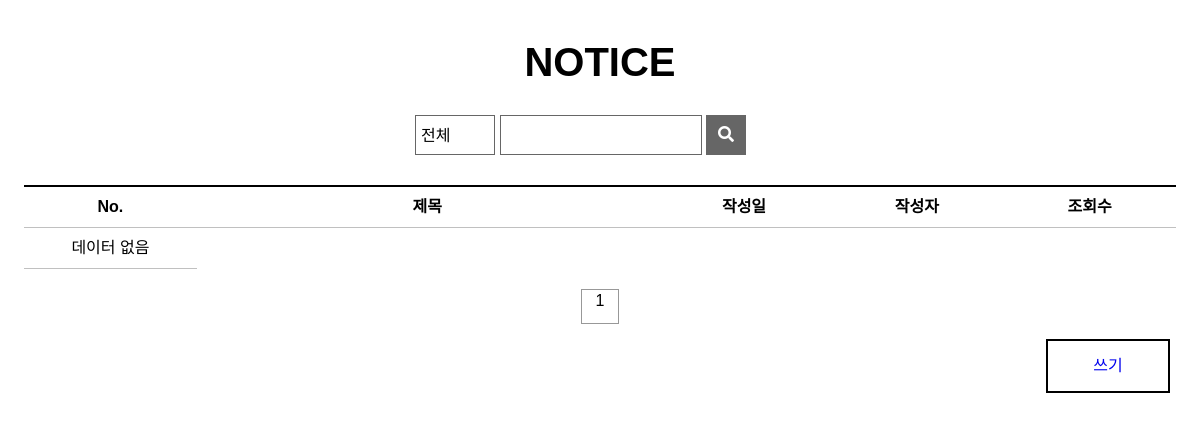
/board/blist/, run on an earlier commit of the app's database.
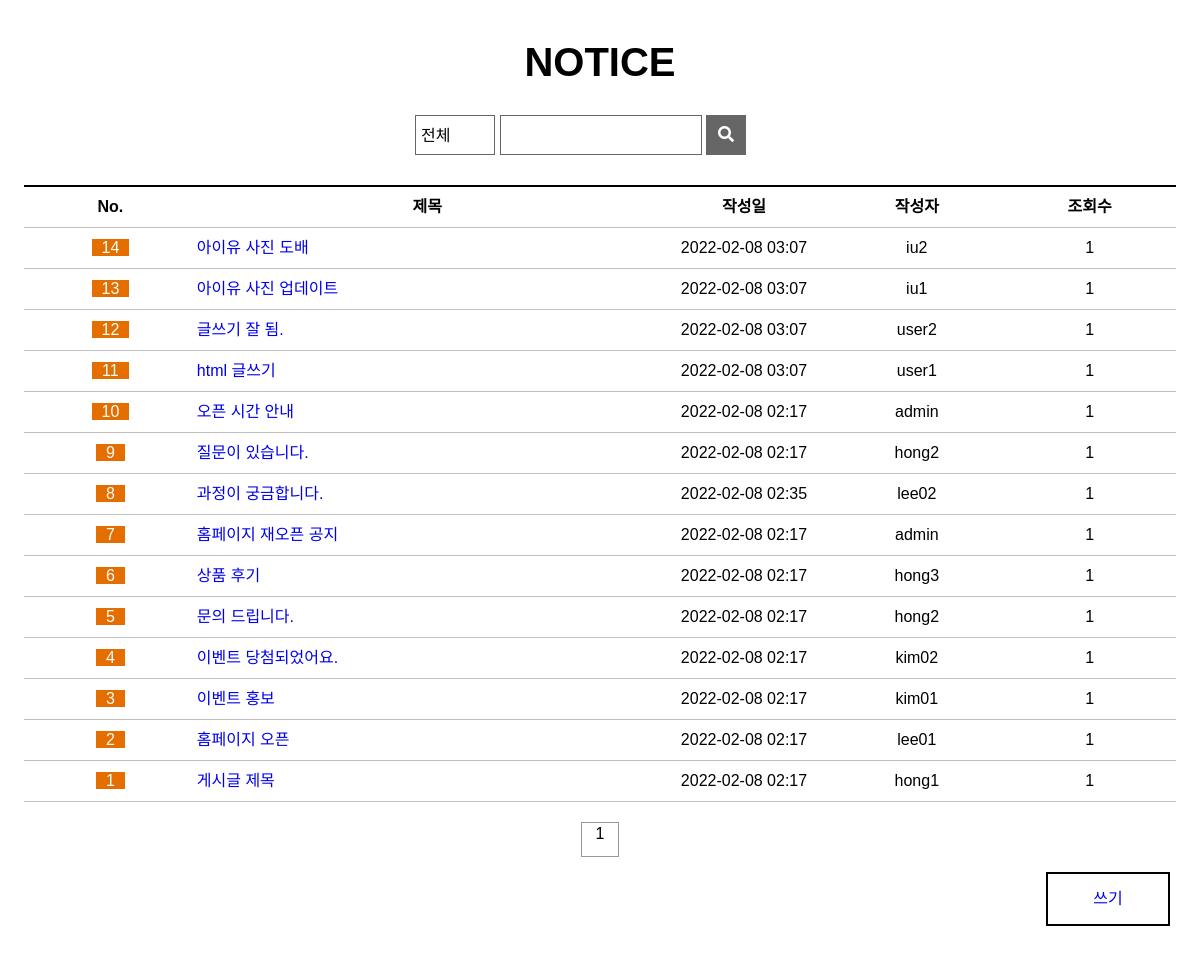
And on a later commit of the database.
### board/models.py (models this page shows, shortened)
class Freeboard(models.Model):
    b_no = models.AutoField(primary_key=True)
    b_id = models.CharField(max_length=100)
    b_title = models.CharField(max_length=1000)
    b_content = models.TextField()
    b_date = models.DateTimeField(default=datetime.now(),blank=True)
    b_hit = models.IntegerField(default=1)

### board/views.py (the view)
# urls.py: path('blist/',views.blist,name='blist'),
def blist(request):
    qs = Freeboard.objects.all().order_by('-b_no')
    context = {'blist':qs }
    return render(request,'blist.html',context)

### board/templates/blist.html (shortened to what this page needs)
{% load static %}
<!DOCTYPE html>
<html>
<head>
  <link rel="stylesheet" href="https://cdnjs.cloudflare.com/ajax/libs/font-awesome/5.12.1/css/all.min.css">
  <link rel="stylesheet" href="{% static 'css/style.css' %}">
  <link rel="stylesheet" href="{% static 'css/notice_list.css' %}">
</head>
<body>
<section>
    <h1>NOTICE</h1>
    <div class="wrapper">
      <form action="/search" name="search" method="post">
        <select name="category" id="category">
          <option value="0">전체</option>
        </select>
        <div class="title">
          <input type="text" size="16">
        </div>
        <button type="submit"><i class="fas fa-search"></i></button>
      </form>
    </div>
    <table>
      <colgroup>
        <col width="15%">
        <col width="40%">
        <col width="15%">
        <col width="15%">
        <col width="15%">
      </colgroup>
      <tr>
        <th>No.</th>
        <th>제목</th>
        <th>작성일</th>
        <th>작성자</th>
        <th>조회수</th>
      </tr>
      <tbody id="tbody">
        {% if blist %}
          {% for board in blist %}
          <tr>
            <td><span class='table-notice'>{{board.b_no}}</span></td>
            <td class='table-title' id='pInput'>
              <a href="{% url 'board:bview' board.b_no  %}">{{board.b_title}}</a>
            </td>
            <td>{{board.b_date|date:'Y-m-d H:i'}}</td>
            <td>{{board.b_id}}</td>
            <td>{{board.b_hit}}</td>
          </tr>
          {% endfor %}
        {% else %}
          <tr>
            <td colspans='5'>데이터 없음</td>
          </tr>
        {% endif %}
      </tbody>
    </table>
    <ul class="page-num">
      <li class="first"></li>
      <li class="prev"></li>
      <li class="num"><div>1</div></li>
      <li class="next"></li>
      <li class="last"></li>
    </ul>
    <a href="{% url 'board:bwrite' %}"><div class="write">쓰기</div></a>
  </section>
</body>
</html>

### static/css/style.css (style rules this page uses)
*, body { margin: 0; padding: 0; font-family: 'Noto Sans KR', sans-serif; font-size: 16px; text-decoration: none; }
a { cursor: pointer; }
li { display: inline-block; padding-right: 5px; font-size: 13px; }
.wrapper { width: 1200px; margin: auto; }

### static/css/notice_list.css (style rules this page uses)
section { text-align: center; }
h1 { margin-top: 40px; margin-bottom: 50px; font-size: 40px; }
.wrapper { position: relative; }
select { position: absolute; top: 50%; left: 50%; width: 80px; height: 40px; margin-left: -185px; margin-top: -20px; padding: 5px; border: 1px solid #666666; font-family: inherit; background: url(https://www.midashotel.co.kr/Midas_common/images/homepage/board/search-box-select.png) no-repeat 95% 50%; -webkit-appearance: none; -moz-appearance: none; appearance: none; }
form > div { position: absolute; top: 50%; left: 50%; width: 200px; height: 38px; margin-left: -100px; margin-top: -20px; display: inline-block; border: 1px solid #666666; }
input { position: relative; top: 4px; left: 2px; border: none; font-size: 16px; }
button { position: absolute; top: 50%; left: 50%; width: 40px; height: 40px; margin-left: 106px; margin-top: -20px; background: #666666; color: white; border: none; }
table { width: 96%; margin-top: 100px; margin-left: auto; margin-right: auto; line-height: 40px; }
.table-notice { background-color: #e56e00; color: white; padding-left: 10px; padding-right: 10px; }
.table-title { text-align: left; }
table { border-collapse: collapse; }
th { border: 1px solid silver; border-top: 2px solid black; }
td { border: 1px solid silver; }
th, td { border-left: hidden; border-right: hidden; }
.page-num { margin-top: 15px; }
.page-num li { width: 36px; height: 35px; padding: 0; }
.first { background: url(https://www.midashotel.co.kr/Midas_common/images/homepage/board/paging_first.png) no-repeat; }
.prev { background: url(https://www.midashotel.co.kr/Midas_common/images/homepage/board/paging_prev.png) no-repeat; }
.num { position: relative; top: -15px; height: 33px !important; margin-left: 15px; margin-right: 15px; border: 1px #989898 solid; }
.num > div { position: relative; top: 2px; }
.next { background: url(https://www.midashotel.co.kr/Midas_common/images/homepage/board/paging_next.png) no-repeat; }
.last { background: url(https://www.midashotel.co.kr/Midas_common/images/homepage/board/paging_last.png) no-repeat; }
.write { float: right; width: 120px; height: 50px; line-height: 50px; margin: 0 30px 50px 0; border: 2px black solid; }

What changed in the data, as far as the page shows it:
added Freeboard: b_no "14", b_title "아이유 사진 도배", b_date "2022-02-08 03:07", b_id "iu2", b_hit "1"
added Freeboard: b_no "13", b_title "아이유 사진 업데이트", b_date "2022-02-08 03:07", b_id "iu1", b_hit "1"
added Freeboard: b_no "12", b_title "글쓰기 잘 됨.", b_date "2022-02-08 03:07", b_id "user2", b_hit "1"
added Freeboard: b_no "11", b_title "html 글쓰기", b_date "2022-02-08 03:07", b_id "user1", b_hit "1"
added Freeboard: b_no "10", b_title "오픈 시간 안내", b_date "2022-02-08 02:17", b_id "admin", b_hit "1"
added Freeboard: b_no "9", b_title "질문이 있습니다.", b_date "2022-02-08 02:17", b_id "hong2", b_hit "1"
added Freeboard: b_no "8", b_title "과정이 궁금합니다.", b_date "2022-02-08 02:35", b_id "lee02", b_hit "1"
added Freeboard: b_no "7", b_title "홈페이지 재오픈 공지", b_date "2022-02-08 02:17", b_id "admin", b_hit "1"
added Freeboard: b_no "6", b_title "상품 후기", b_date "2022-02-08 02:17", b_id "hong3", b_hit "1"
added Freeboard: b_no "5", b_title "문의 드립니다.", b_date "2022-02-08 02:17", b_id "hong2", b_hit "1"
added Freeboard: b_no "4", b_title "이벤트 당첨되었어요.", b_date "2022-02-08 02:17", b_id "kim02", b_hit "1"
added Freeboard: b_no "3", b_title "이벤트 홍보", b_date "2022-02-08 02:17", b_id "kim01", b_hit "1"
added Freeboard: b_no "2", b_title "홈페이지 오픈", b_date "2022-02-08 02:17", b_id "lee01", b_hit "1"
added Freeboard: b_no "1", b_title "게시글 제목", b_date "2022-02-08 02:17", b_id "hong1", b_hit "1"
Also different on the page:
text no longer shown: "데이터 없음"
